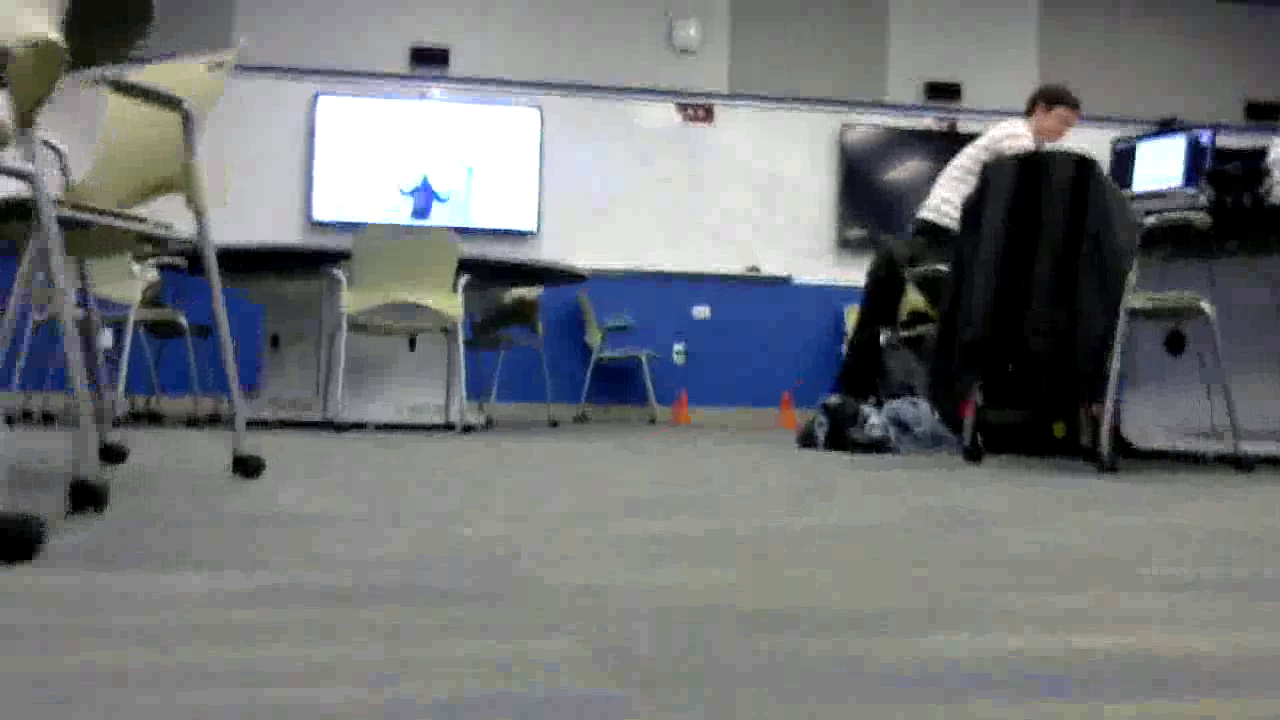
#> input picture frame 19 of testing/testvideo3.avi, 1280 x 720 px
$ python trackObjects.py   (Python 2 division)
#> lines starting #> are read from the running program, lines starting #| are printed output that depends on the picture; after the words box and inside, x2 and y2 are one past the last pixel; in counts of white or black regions, pixels touching at a corner belong together
### vision/findblobs.py
#!/usr/bin/python

import cv2
import numpy as np

# Takes in an LAB image and returns boxes showing where relevant objects are
# If objects are the correct shade of orange (in LAB colorspace), big enough,
#  low enough in the image, it would be considerd a relevant objects.
def findBlobs(labImage, DEBUG):

    orangeLow = np.array([0, 145, 140])
    orangeHigh = np.array([255, 200, 210])

    mask = cv2.inRange(labImage, orangeLow, orangeHigh)
    output = cv2.bitwise_and(labImage, labImage, mask = mask)

    # Blur by alot so that alot of noise is cut out
    # blurredOutput = cv2.blur(output, (25, 25))
    kernel = np.ones((5, 5), np.uint8)
    dilation = cv2.dilate(output, kernel, iterations=4)
    blurredOutput = cv2.blur(dilation, (5, 5))

    # Create binary image
    ret, thresh1 = cv2.threshold(blurredOutput, 1, 255, cv2.THRESH_BINARY)

    # Find edges
    edged = cv2.Canny(thresh1, 30, 200)

    # Find Contours
    (cnts, _) = cv2.findContours(edged.copy(), cv2.RETR_TREE, cv2.CHAIN_APPROX_SIMPLE)
    cnts = sorted(cnts, key = cv2.contourArea, reverse = True)[:10]

    objs = []

    # Find Bounding Boxes of contours
    for c in cnts:
        peri = cv2.arcLength(c, True)
        approx = cv2.approxPolyDP(c, 0.02 * peri, True)

        # If the object is too small, don't bother including it
        if peri < 80:
            continue

        high = np.array([0,0])
        low = np.array([10000, 10000])

        # Find boundingbox
        for obj in approx:
            if obj[0][0] > high[0]:
                high[0] = obj[0][0]
            if obj[0][1] > high[1]:
                high[1] = obj[0][1]
            if obj[0][0] < low[0]:
                low[0] = obj[0][0]
            if obj[0][1] < low[1]:
                low[1] = obj[0][1]

        # Add this object to the list of known objects
        objs.append([0, low[0], low[1], high[0], high[1]])

        cv2.drawContours(labImage, [c], -1, (0, 255, 0), 3)

    x1 = 1
    x2 = 3
    y1 = 2
    y2 = 4

    height, width = labImage.shape[:2]

    CUTOFF_HEIGHT = 300 # Anything above this height (0 to 300) should not be considered a potentional object

    cv2.rectangle(labImage, (0, CUTOFF_HEIGHT), (width, CUTOFF_HEIGHT), (255, 255, 0), 1)
    cv2.rectangle(labImage, (width/2, 0), (width/2, height), (255, 255, 0), 1)
    # Find core objects in picture.  If multiple rectangles overlap, combine them.
    for obj in objs:
        if obj[0] != 0: continue

        for checkObj in objs:

            if obj is checkObj: continue
            if checkObj[0] != 0: continue # Already found

            # Check if intersecting, if not, check the next one
            if obj[y2] < checkObj[y1]: continue
            if checkObj[y2] < obj[y1]: continue
            if obj[x2] < checkObj[x1]: continue
            if checkObj[x2] < obj[x1]: continue

            obj[x1] = min(obj[x1], checkObj[x1])
            obj[x2] = max(obj[x2], checkObj[x2])
            obj[y1] = min(obj[y1], checkObj[y1])
            obj[y2] = max(obj[y2], checkObj[y2])

            checkObj[0] = 1

    coreobjs = []

    # Go through all the core objects. Core objects have their 0 index set to 1
    for obj in objs:
        if obj[0] != 0: continue
        if obj[y2] < CUTOFF_HEIGHT: continue

        coreobjs.append([obj[1], obj[2], obj[3], obj[4]])

        cv2.rectangle(labImage, (obj[x1], obj[y1]), (obj[x2], obj[y2]), (255,0,0), 1)

    # Return Bounding Boxes of core objects
    return coreobjs, labImage


# Debugging
# [13 lines that do not run on import are left out]

    #cap.release()

### vision/trackObjects.py
import findblobs
import cv2

class trackableObject:

    # Rectangle is in the format x1, y1, x2, y2
    def __init__(self, rectangle, _id):
        self.rect = rectangle # Actual Rectangle
        self.newid = _id # ID of this object

    def getCenter(self):
        return ((self.rect[0] + self.rect[2])/2, (self.rect[1] + self.rect[3])/2)

    # Returns C^2
    def getDistance(self, center):
        thiscenter = self.getCenter()

        return (thiscenter[0] - center[0])**2 + (thiscenter[1] - center[1])**2

    def getRect(self):
        return self.rect

    def applyNewObject(self, obj):
        self.rect = obj.getRect()

class trackObjects:

    def __init__(self):
        self.allset = False

    def getObjects(self):
        return self.objects

    def update(self, newlist):

        if self.allset is False:

            self.newid = 0
            self.allset = True
            self.objects = []

            for obj in newlist:
                self.objects.append(trackableObject(obj, self.newid))
                self.newid += 1
            return

        newobjects = []
        print "New List = " + str(newlist)
        for obj in newlist:
            newobjects.append(trackableObject(obj, 0))

        for obj in self.objects:
            lowestDistance = 100000
            lowestDistanceIndex = -1
            index = 0
            for newobj in newobjects:
                thisDist = newobj.getDistance(obj.getCenter())
                if thisDist < lowestDistance:
                    lowestDistance = thisDist
                    lowestDistanceIndex = index

                index += 1

            # Update connected objects from old frame to new frame
            if lowestDistance < 8000:
                closestObject = newobjects[lowestDistanceIndex]
                obj.applyNewObject(closestObject)
                newobjects.remove(closestObject)

            # Remove Untracked Objects
            else:
                self.objects.remove(obj)

        for obj in newobjects:
            obj.newid = self.newid
            self.newid += 1
            self.objects.append(obj)

    def printObjects(self):
        for obj in self.objects:
            print "Object " + str(obj.newid) + " : " + str(obj.rect)

if __name__ == "__main__":

    t = trackObjects()

    cap = cv2.VideoCapture("../testing/testvideo3.avi")

    while (cap.isOpened()):

        ret, frame = cap.read()
#> frame is the input picture: shape (720, 1280, 3); mean B, G, R 120.2, 117.9, 115.3

        labImage = cv2.cvtColor(frame, cv2.COLOR_BGR2LAB)
#> labImage: shape (720, 1280, 3); mean of channels 0, 1, 2 124, 128.2, 126.2

        objects, someimg = findblobs.findBlobs(labImage, True)
#> in findBlobs, `mask = cv2.inRange(labImage, orangeLow, orangeHigh)`:
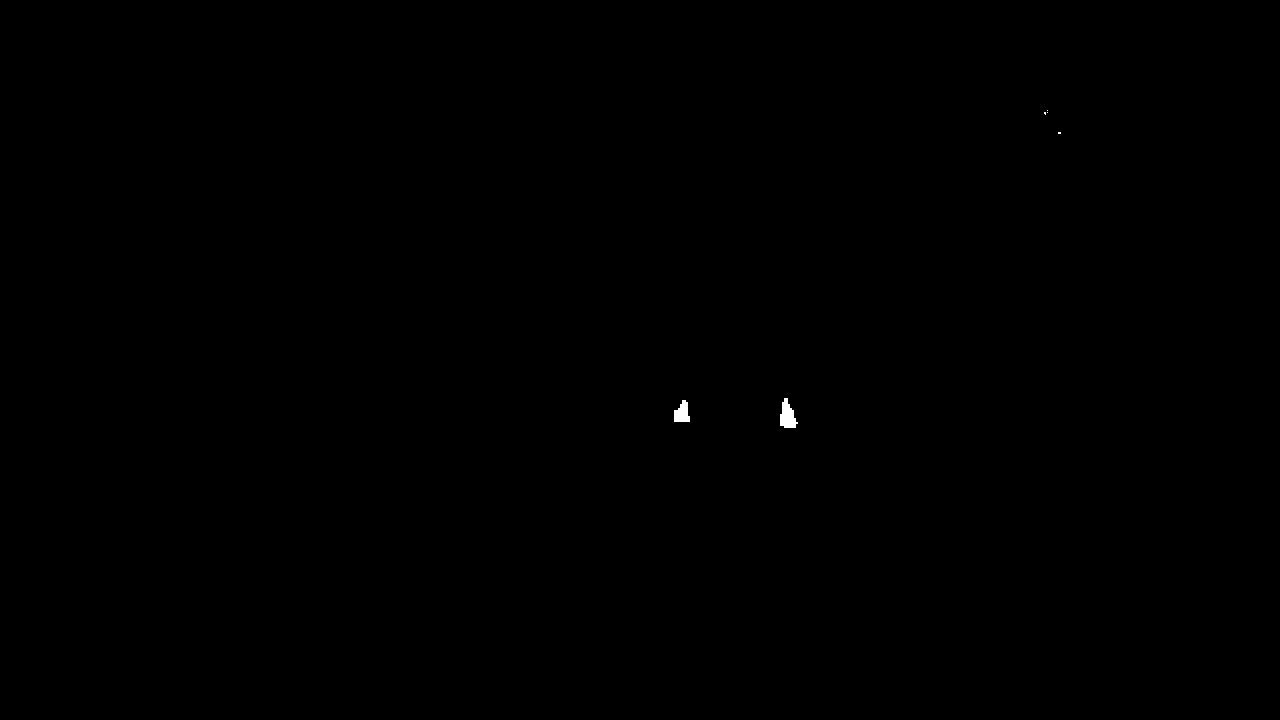
#> mask: shape (720, 1280); 0.07% white; 6 white regions (4 under 20 px), largest, box (x1, y1, x2, y2) and area: (780, 398, 798, 428) 340, (674, 400, 690, 422) 252
#> in findBlobs, `output = cv2.bitwise_and(labImage, labImage, mask = mask)`: output: shape (720, 1280, 3); mean of channels 0, 1, 2 0.1, 0.1, 0.1
#> in findBlobs, `dilation = cv2.dilate(output, kernel, iterations=4)`: dilation: shape (720, 1280, 3); mean of channels 0, 1, 2 0.4, 0.6, 0.6
#> in findBlobs, `blurredOutput = cv2.blur(dilation, (5, 5))`: blurredOutput: shape (720, 1280, 3); mean of channels 0, 1, 2 0.4, 0.6, 0.6
#> in findBlobs, `ret, thresh1 = cv2.threshold(blurredOutput, 1, 255, cv2.THRESH_BINARY)`: thresh1: shape (720, 1280, 3); mean of channels 0, 1, 2 1.2, 1.2, 1.2
#> in findBlobs, `edged = cv2.Canny(thresh1, 30, 200)`:
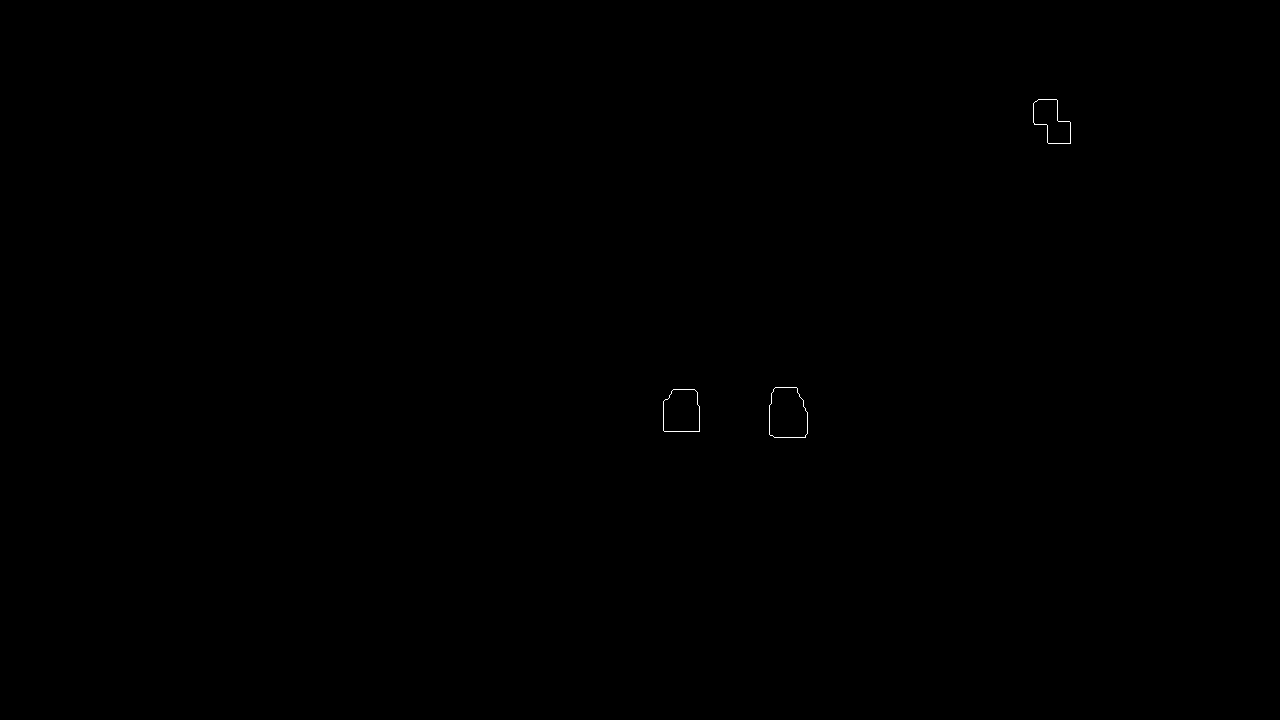
#> edged: shape (720, 1280); 0.05% white in thin lines or dots, all inside (x1, y1, x2, y2) = (663, 99, 1071, 438)
#> in findBlobs, `(cnts, _) = cv2.findContours(edged.copy(), cv2.RETR_TREE, cv2.CHAIN_AP..`: cnts = 6 contours; box (x1, y1, x2, y2) and area: (769, 387, 808, 438) 1695, (769, 387, 808, 438) 1694, (663, 389, 700, 432) 1403, (663, 389, 700, 432) 1402, (1033, 99, 1071, 144) 1064, (1033, 99, 1071, 144) 1063
#> the loop in findBlobs, `for c in cnts:` made 6 passes
#> peri on passes 1 to 6: 163.1, 162.5, 147.8, 147.2, 156.1, 155
#> after the loop in findBlobs, `for c in cnts:`: labImage: shape (720, 1280, 3); mean of channels 0, 1, 2 123.8, 128.5, 125.9
#> after the loop in findBlobs, `for c in cnts:`: objs = [[0, 769, 387, 807, 437], [0, 769, 387, 807, 437], [0, 663, 389, 699, 431], [0, 663, 389, 698, 431], [0, 1033, 100, 1070, 143], [0, 1033, 100, 1070, 143]]
#> in findBlobs, `cv2.rectangle(labImage, (0, CUTOFF_HEIGHT), (width, CUTOFF_HEIGHT), (2..`: labImage: shape (720, 1280, 3); mean of channels 0, 1, 2 124, 128.7, 125.8
#> in findBlobs, `cv2.rectangle(labImage, (width/2, 0), (width/2, height), (255, 255, 0)..`: labImage: shape (720, 1280, 3); mean of channels 0, 1, 2 124.1, 128.8, 125.7
#> the loop in findBlobs, `for obj in objs:` made 6 passes
#> after the loop in findBlobs, `for obj in objs:`: checkObj = [1, 1033, 100, 1070, 143]
#> after the loop in findBlobs, `for obj in objs:`: labImage: shape (720, 1280, 3); mean of channels 0, 1, 2 124.2, 128.7, 125.7
#> after the loop in findBlobs, `for obj in objs:`: coreobjs = [[769, 387, 807, 437], [663, 389, 699, 431]]
#> objects = [[769, 387, 807, 437], [663, 389, 699, 431]]

        t.update(objects)
#> the loop in update, `for obj in newlist:` made 2 passes
#> after the loop in update, `for obj in newlist:`: self.newid = 2; self.objects = 2 items
        t.printObjects()
#> the loop in printObjects, `for obj in self.objects:` made 2 passes
#| Object 0 : [769, 387, 807, 437]
#| Object 1 : [663, 389, 699, 431]

        for obj in t.getObjects():

            rect = obj.getRect()
            cv2.rectangle(someimg, (rect[0], rect[1]), (rect[2], rect[3]), (0, 255, 255), 2)
            cv2.putText(someimg, str(obj.newid), (rect[0], rect[1]), cv2.FONT_HERSHEY_SIMPLEX, 1, (0, 255, 255))
#> this loop made 2 passes
#> someimg: shape (720, 1280, 3); mean of channels 0, 1, 2 124.1, 128.8, 125.9
        cv2.imshow('testimage', someimg)
        if cv2.waitKey(0) & 0xFF == ord('q'):
#> (key q is pressed here)
            break

    cap.release()
